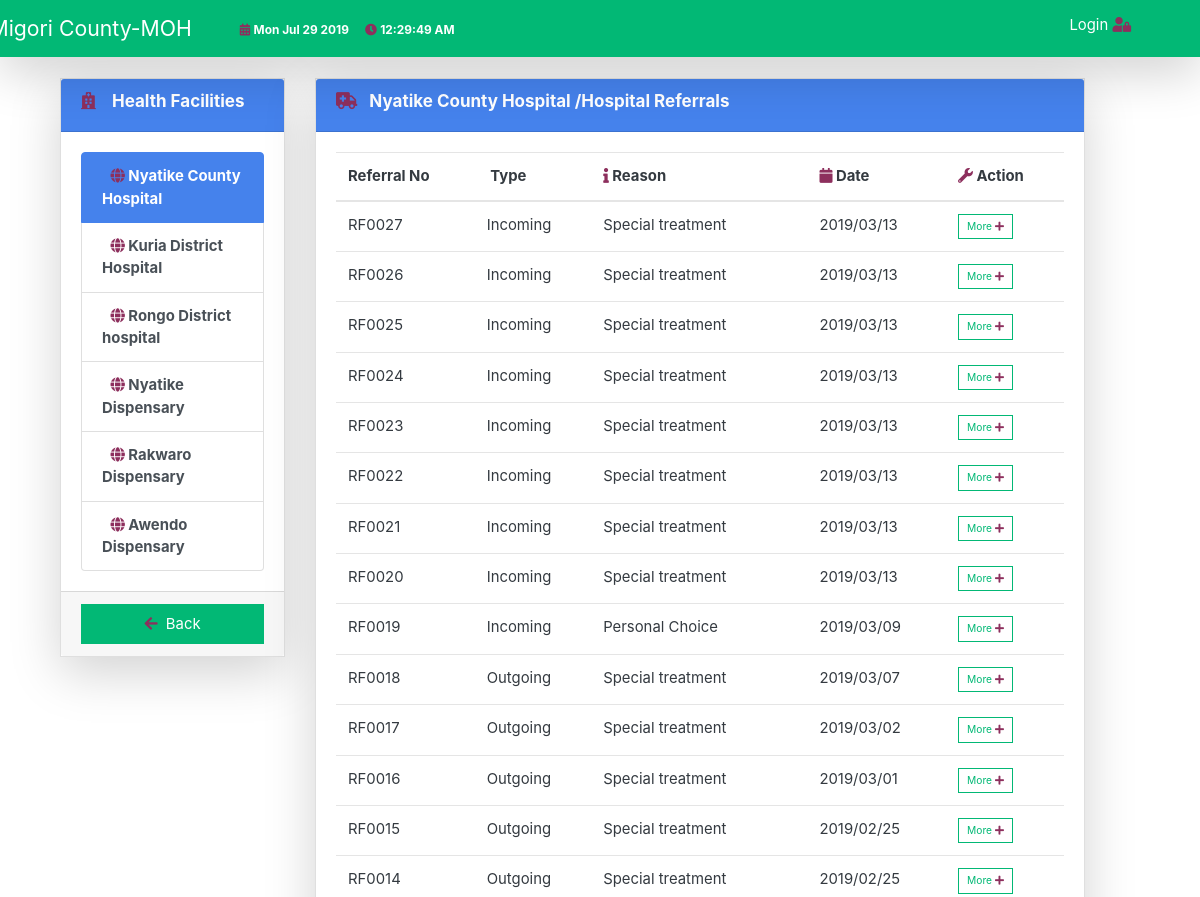
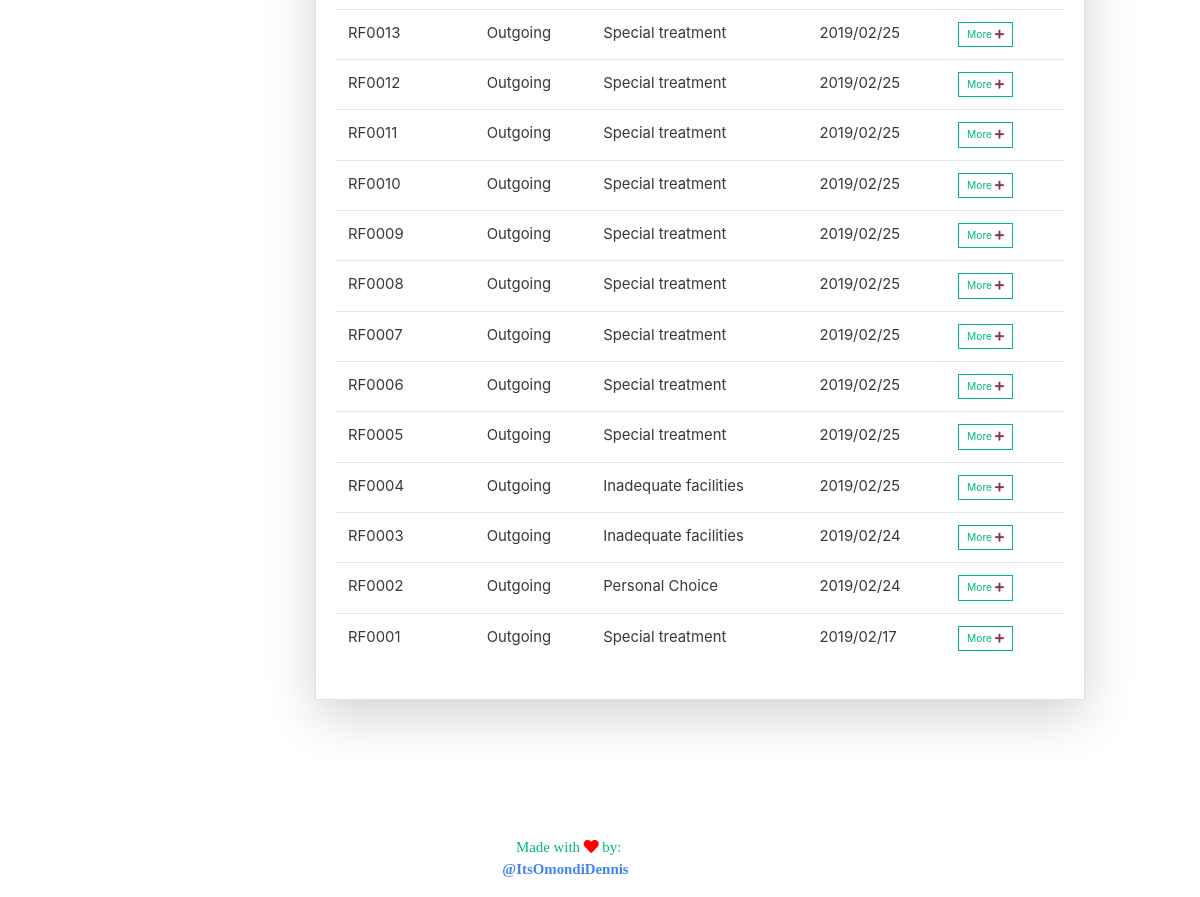
Screenshot of /facility/M001 with the database file from the repository (2 pictures, top to bottom).
### app/models.py (models this page shows, shortened)
class Health_facility(db.Model):
    id = db.Column(db.Integer, primary_key=True)
    mfl_code = db.Column(db.String(10), unique=True, nullable=False)
    name = db.Column(db.String(120), nullable=False)
    phone = db.Column(db.String(15), nullable=False)
    subcounty = db.Column(db.String(120), db.ForeignKey('sub_county.id') ,nullable=False)
    referrals = db.relationship(
        'Referral',primaryjoin='or_(Health_facility.id == Referral.referral_from_id,Health_facility.id == Referral.referral_to_id)', backref='referral_facility', lazy=True)
    users = db.relationship(
        'User', backref='user_facility', lazy=True)
    medics = db.relationship(
        'Medic', backref='medic_facility', lazy=True)

class Referral(db.Model):
    id = db.Column(db.Integer, primary_key=True)
    referral_id = db.Column(db.String(50), unique=True, nullable=False)
    referral_from_id = db.Column(db.Integer, db.ForeignKey(
                                'health_facility.id'), nullable=False)
    referral_to_id = db.Column(db.Integer, db.ForeignKey(
                            'health_facility.id'), nullable=False)
    from_ = db.relationship(
        'Health_facility', foreign_keys='Referral.referral_from_id')
    to_ = db.relationship(
        'Health_facility', foreign_keys='Referral.referral_to_id')
    patient = db.Column(db.Integer, db.ForeignKey(
                        'patient.id'), nullable=False)
    referral_datetime = db.Column(db.DateTime(), nullable=False,
                                  default=datetime.now)
    notes = db.Column(db.Text,nullable=False)
    reason=db.Column(db.Integer,db.ForeignKey('reason.id'),nullable=False)
    user = db.Column(db.Integer, db.ForeignKey(
                     'user.id'), nullable=False)
    medic = db.Column(db.Integer, db.ForeignKey(
                      'medic.id'), nullable=False)

class Reason(db.Model):
    id = db.Column(db.Integer, primary_key=True)
    title = db.Column(db.String(120), nullable=False)
    referrals = db.relationship(
        'Referral', backref='reasons', lazy=True)

### app/routes.py (the view)
@app.route('/facility/<mfl_code>')
def facility(mfl_code):
    all_facility = Health_facility.query.all()
    facility = Health_facility.query.filter_by(mfl_code=mfl_code).first()
    referrals = facility.referrals
    active_facility = facility.mfl_code
    return render_template('facility.html', referrals=referrals,
                           facility=facility, all_facility=all_facility, active_facility=active_facility)

### app/templates/facility.html (shortened to what this page needs)
{% extends 'master.html' %}
{% block body %}
<div class="container-fluid">
    <div class="content-section">
        <div class="row">
            <div class="col-sm-3">
                {% include 'facility_bar.html'%}
            </div>
            <div class="col-sm-8">
                <div class="card  mb-3 shadow-lg" style="max-width: auto;">
                    <div class="card-header bg-primary text-white">
                        <h6><i class="fa fa-ambulance"></i> &nbsp;&nbsp;{{facility.name}} /Hospital Referrals</h6>
                    </div>
                    <div class="card-body">
                        <table class="table table-hover">
                            <thead>
                                <tr>
                                    <th scope="col">Referral No</th>
                                    <th scope="col"> Type</th>
                                    <th scope="col"><i class="fa fa-info"></i> Reason</th>
                                    <th scope="col"><i class="fa fa-calendar"></i> Date</th>
                                    <th scope="col"><i class="fa fa-wrench"></i> Action</th>
                                </tr>
                            </thead>
                            <tbody>
                                {% for referral in referrals|reverse %}
                                <tr>
                                    <td>{{ referral.referral_id }}</td>
                                    <td>{% if referral.referral_from_id==facility.id %}Outgoing{% else%}Incoming {%endif %}</td>
                                    <td>{{ referral.reasons.title }}</td>
                                    <td>{{ referral.referral_datetime.strftime('%Y/%m/%d') }}</td>
                                    <td>
                                        <a href="/referral_detail/{{ referral.referral_id }} "><button type="button" class="btn btn-outline-success btn-sm"> More <i
                                                class="fa fa-plus"></i></button></a>
                                    </td>
                                </tr>
                                {% endfor %}
                            </tbody>
                        </table>
                    </div>
                </div>
            </div>
        </div>
    </div>
</div>
{% endblock %}

### app/templates/facility_bar.html
<div class="card  mb-3 shadow-lg offset-2 " style="max-width: auto;">
    <div class="card-header bg-primary text-white">
        <h6><i class="fa fa-hospital"></i> &nbsp;&nbsp; Health Facilities</h6>
    </div>
    <div class="card-body">
        <div class="list-group">
            {% for facility in all_facility %}
            <a href="/facility/{{facility.mfl_code }}"
                class="list-group-item list-group-item-action {% if facility.mfl_code == active_facility %} active {%endif %}">&nbsp;
                <strong><i class="fa fa-globe"></i> {{ facility.name }}</strong>
            </a>
            {% endfor %}
        </div>
    </div>
    <div class="card-footer">
        <a href="/sub_counties" style="text-decoration: none"><button class="btn btn-success btn-block"><i
                    class="fa fa-arrow-left"></i> &nbsp;Back</button></a>
    </div>
</div>

### app/templates/master.html (style rules this page uses)
.btn { border-radius: 0%; }
.card { border-radius: 0%; }
.fa { color: #8d2f5d; }
.bg-light { border: 0px solid rgba(0, 0, 0, 0.1) }

### rows the page displays
Health_facility: name "Nyatike County Hospital"
Health_facility: name "Kuria District Hospital"
Health_facility: name "Rongo District hospital"
Health_facility: name "Nyatike Dispensary"
Health_facility: name "Rakwaro Dispensary"
Health_facility: name "Awendo Dispensary"
Referral: referral_id "RF0027", shows "Incoming", reasons "Special treatment", referral_datetime "2019/03/13"
Referral: referral_id "RF0026", shows "Incoming", reasons "Special treatment", referral_datetime "2019/03/13"
Referral: referral_id "RF0025", shows "Incoming", reasons "Special treatment", referral_datetime "2019/03/13"
Referral: referral_id "RF0024", shows "Incoming", reasons "Special treatment", referral_datetime "2019/03/13"
Referral: referral_id "RF0023", shows "Incoming", reasons "Special treatment", referral_datetime "2019/03/13"
Referral: referral_id "RF0022", shows "Incoming", reasons "Special treatment", referral_datetime "2019/03/13"
Referral: referral_id "RF0021", shows "Incoming", reasons "Special treatment", referral_datetime "2019/03/13"
Referral: referral_id "RF0020", shows "Incoming", reasons "Special treatment", referral_datetime "2019/03/13"
Referral: referral_id "RF0019", shows "Incoming", reasons "Personal Choice", referral_datetime "2019/03/09"
Referral: referral_id "RF0018", shows "Outgoing", reasons "Special treatment", referral_datetime "2019/03/07"
Referral: referral_id "RF0017", shows "Outgoing", reasons "Special treatment", referral_datetime "2019/03/02"
Referral: referral_id "RF0016", shows "Outgoing", reasons "Special treatment", referral_datetime "2019/03/01"
Referral: referral_id "RF0015", shows "Outgoing", reasons "Special treatment", referral_datetime "2019/02/25"
Referral: referral_id "RF0014", shows "Outgoing", reasons "Special treatment", referral_datetime "2019/02/25"
Referral: referral_id "RF0013", shows "Outgoing", reasons "Special treatment", referral_datetime "2019/02/25"
Referral: referral_id "RF0012", shows "Outgoing", reasons "Special treatment", referral_datetime "2019/02/25"
Referral: referral_id "RF0011", shows "Outgoing", reasons "Special treatment", referral_datetime "2019/02/25"
Referral: referral_id "RF0010", shows "Outgoing", reasons "Special treatment", referral_datetime "2019/02/25"
Referral: referral_id "RF0009", shows "Outgoing", reasons "Special treatment", referral_datetime "2019/02/25"
Referral: referral_id "RF0008", shows "Outgoing", reasons "Special treatment", referral_datetime "2019/02/25"
Referral: referral_id "RF0007", shows "Outgoing", reasons "Special treatment", referral_datetime "2019/02/25"
Referral: referral_id "RF0006", shows "Outgoing", reasons "Special treatment", referral_datetime "2019/02/25"
Referral: referral_id "RF0005", shows "Outgoing", reasons "Special treatment", referral_datetime "2019/02/25"
Referral: referral_id "RF0004", shows "Outgoing", reasons "Inadequate facilities", referral_datetime "2019/02/25"
Referral: referral_id "RF0003", shows "Outgoing", reasons "Inadequate facilities", referral_datetime "2019/02/24"
Referral: referral_id "RF0002", shows "Outgoing", reasons "Personal Choice", referral_datetime "2019/02/24"
Referral: referral_id "RF0001", shows "Outgoing", reasons "Special treatment", referral_datetime "2019/02/17"
